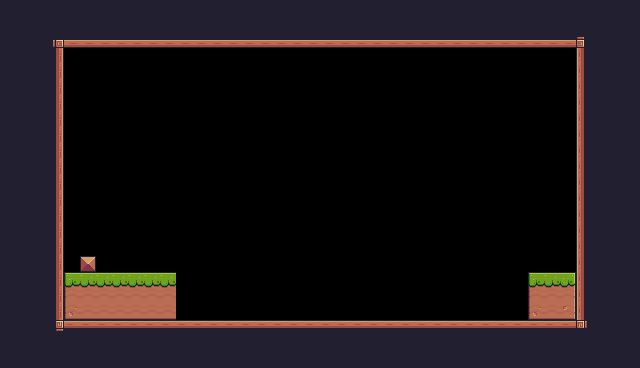

This is a level from a 2D game, rendered from its Tiled map with the project's own tilesets. A one-line summary and the complete map file follow:
An orthogonal 40x23 tile map with 16x16 px tiles, 1 tile layer (Tile Layer 1).

<map version="1.10" tiledversion="1.11.0" orientation="orthogonal" renderorder="right-down" width="40" height="23" tilewidth="16" tileheight="16" infinite="0" nextlayerid="2" nextobjectid="1">
 <tileset firstgid="1" source="pixel_game_tile_set.tsx" />
 <layer id="1" name="Tile Layer 1" width="40" height="23">
  <data encoding="csv">
24,24,24,24,24,24,24,24,24,24,24,24,24,24,24,24,24,24,24,24,24,24,24,24,24,24,24,24,24,24,24,24,24,24,24,24,24,24,24,24,
24,24,24,24,24,24,24,24,24,24,24,24,24,24,24,24,24,24,24,24,24,24,24,24,24,24,24,24,24,24,24,24,24,24,24,24,24,24,24,24,
24,24,24,92,134,134,134,134,134,134,134,134,134,134,134,134,134,134,134,134,134,134,134,134,134,134,134,134,134,134,134,134,134,134,134,134,93,24,24,24,
24,24,24,113,0,0,0,0,0,0,0,0,0,0,0,0,0,0,0,0,0,0,0,0,0,0,0,0,0,0,0,0,0,0,0,0,111,24,24,24,
24,24,24,113,0,0,0,0,0,0,0,0,0,0,0,0,0,0,0,0,0,0,0,0,0,0,0,0,0,0,0,0,0,0,0,0,111,24,24,24,
24,24,24,113,0,0,0,0,0,0,0,0,0,0,0,0,0,0,0,0,0,0,0,0,0,0,0,0,0,0,0,0,0,0,0,0,111,24,24,24,
24,24,24,113,0,0,0,0,0,0,0,0,0,0,0,0,0,0,0,0,0,0,0,0,0,0,0,0,0,0,0,0,0,0,0,0,111,24,24,24,
24,24,24,113,0,0,0,0,0,0,0,0,0,0,0,0,0,0,0,0,0,0,0,0,0,0,0,0,0,0,0,0,0,0,0,0,111,24,24,24,
24,24,24,113,0,0,0,0,0,0,0,0,0,0,0,0,0,0,0,0,0,0,0,0,0,0,0,0,0,0,0,0,0,0,0,0,111,24,24,24,
24,24,24,113,0,0,0,0,0,0,0,0,0,0,0,0,0,0,0,0,0,0,0,0,0,0,0,0,0,0,0,0,0,0,0,0,111,24,24,24,
24,24,24,113,0,0,0,0,0,0,0,0,0,0,0,0,0,0,0,0,0,0,0,0,0,0,0,0,0,0,0,0,0,0,0,0,111,24,24,24,
24,24,24,113,0,0,0,0,0,0,0,0,0,0,0,0,0,0,0,0,0,0,0,0,0,0,0,0,0,0,0,0,0,0,0,0,111,24,24,24,
24,24,24,113,0,0,0,0,0,0,0,0,0,0,0,0,0,0,0,0,0,0,0,0,0,0,0,0,0,0,0,0,0,0,0,0,111,24,24,24,
24,24,24,113,0,0,0,0,0,0,0,0,0,0,0,0,0,0,0,0,0,0,0,0,0,0,0,0,0,0,0,0,0,0,0,0,111,24,24,24,
24,24,24,113,0,0,0,0,0,0,0,0,0,0,0,0,0,0,0,0,0,0,0,0,0,0,0,0,0,0,0,0,0,0,0,0,111,24,24,24,
24,24,24,113,0,0,0,0,0,0,0,0,0,0,0,0,0,0,0,0,0,0,0,0,0,0,0,0,0,0,0,0,0,0,0,0,111,24,24,24,
24,24,24,113,0,35,0,0,0,0,0,0,0,0,0,0,0,0,0,0,0,0,0,0,0,0,0,0,0,0,0,0,0,0,0,0,111,24,24,24,
24,24,24,113,7,8,8,8,8,8,8,0,0,0,0,0,0,0,0,0,0,0,0,0,0,0,0,0,0,0,0,0,0,7,8,9,111,24,24,24,
24,24,24,113,29,30,30,30,30,30,30,0,0,0,0,0,0,0,0,0,0,0,0,0,0,0,0,0,0,0,0,0,0,29,30,31,111,24,24,24,
24,24,24,113,51,52,52,52,52,52,52,0,0,0,0,0,0,0,0,0,0,0,0,0,0,0,0,0,0,0,0,0,0,51,52,53,111,24,24,24,
24,24,24,114,90,90,90,90,90,90,90,90,90,90,90,90,90,90,90,90,90,90,90,90,90,90,90,90,90,90,90,90,90,90,90,90,115,24,24,24,
24,24,24,112,112,112,112,112,112,112,112,112,112,112,112,112,112,112,112,112,112,112,112,112,112,112,112,112,112,112,112,112,112,112,112,112,112,24,24,24,
24,24,24,24,24,24,24,24,24,24,24,24,24,24,24,24,24,24,24,24,24,24,24,24,24,24,24,24,24,24,24,24,24,24,24,24,24,24,24,24
</data>
 </layer>
</map>
